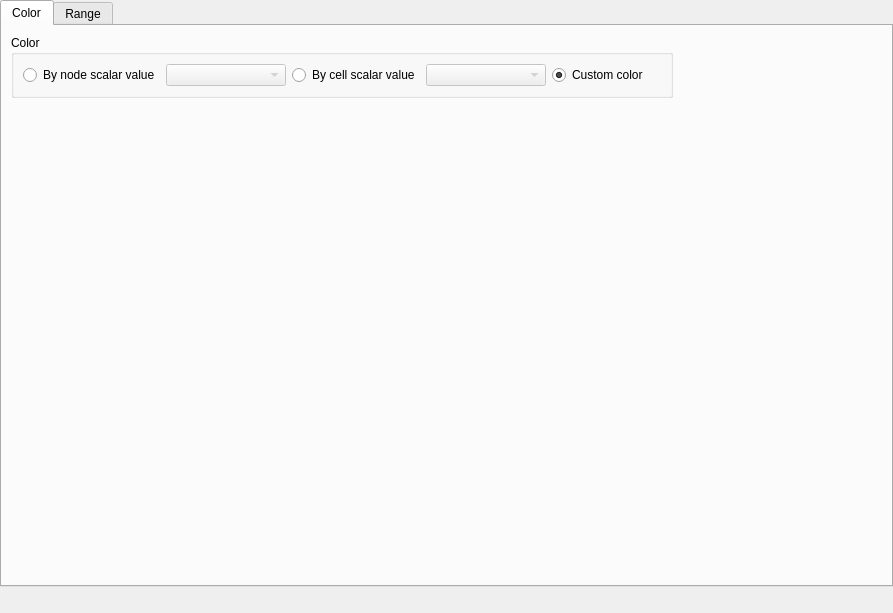
<?xml version="1.0" encoding="UTF-8"?>
<ui version="4.0">
 <class>GridBirdEyeWindowCellScalarGroupDataItem_SettingEditWidget</class>
 <widget class="QWidget" name="GridBirdEyeWindowCellScalarGroupDataItem_SettingEditWidget">
  <property name="geometry">
   <rect>
    <x>0</x>
    <y>0</y>
    <width>893</width>
    <height>613</height>
   </rect>
  </property>
  <property name="windowTitle">
   <string>Form</string>
  </property>
  <layout class="QVBoxLayout" name="verticalLayout_3">
   <property name="leftMargin">
    <number>0</number>
   </property>
   <property name="topMargin">
    <number>0</number>
   </property>
   <property name="rightMargin">
    <number>0</number>
   </property>
   <property name="bottomMargin">
    <number>0</number>
   </property>
   <item>
    <widget class="QTabWidget" name="tabWidget">
     <property name="currentIndex">
      <number>0</number>
     </property>
     <widget class="QWidget" name="colorTab">
      <attribute name="title">
       <string>Color</string>
      </attribute>
      <layout class="QVBoxLayout" name="verticalLayout" stretch="0,1">
       <item>
        <layout class="QHBoxLayout" name="horizontalLayout_4">
         <item>
          <widget class="QGroupBox" name="colorGroupBox">
           <property name="title">
            <string>Color</string>
           </property>
           <layout class="QHBoxLayout" name="horizontalLayout_3">
            <item>
             <widget class="QRadioButton" name="nodeScalarRadioButton">
              <property name="text">
               <string>By node scalar value</string>
              </property>
             </widget>
            </item>
            <item>
             <widget class="QComboBox" name="nodeScalarComboBox">
              <property name="enabled">
               <bool>false</bool>
              </property>
              <property name="minimumSize">
               <size>
                <width>120</width>
                <height>20</height>
               </size>
              </property>
             </widget>
            </item>
            <item>
             <widget class="QRadioButton" name="cellScalarRadioButton">
              <property name="text">
               <string>By cell scalar value</string>
              </property>
             </widget>
            </item>
            <item>
             <widget class="QComboBox" name="cellScalarComboBox">
              <property name="enabled">
               <bool>false</bool>
              </property>
              <property name="minimumSize">
               <size>
                <width>120</width>
                <height>20</height>
               </size>
              </property>
             </widget>
            </item>
            <item>
             <widget class="QRadioButton" name="specificRadioButton">
              <property name="text">
               <string>Custom color</string>
              </property>
              <property name="checked">
               <bool>true</bool>
              </property>
             </widget>
            </item>
            <item>
             <widget class="ColorEditWidget" name="colorEditWidget"/>
            </item>
           </layout>
          </widget>
         </item>
         <item>
          <spacer name="horizontalSpacer_5">
           <property name="orientation">
            <enum>Qt::Horizontal</enum>
           </property>
           <property name="sizeHint" stdset="0">
            <size>
             <width>40</width>
             <height>20</height>
            </size>
           </property>
          </spacer>
         </item>
        </layout>
       </item>
       <item>
        <widget class="QWidgetContainer" name="colorMapWidget" native="true">
         <property name="enabled">
          <bool>false</bool>
         </property>
        </widget>
       </item>
      </layout>
     </widget>
     <widget class="QWidget" name="rangeTab">
      <attribute name="title">
       <string>Range</string>
      </attribute>
      <layout class="QVBoxLayout" name="verticalLayout_2">
       <item>
        <layout class="QHBoxLayout" name="horizontalLayout">
         <item>
          <widget class="Region2dSettingEditWidget" name="rangeWidget" native="true"/>
         </item>
         <item>
          <spacer name="horizontalSpacer">
           <property name="orientation">
            <enum>Qt::Horizontal</enum>
           </property>
           <property name="sizeHint" stdset="0">
            <size>
             <width>40</width>
             <height>20</height>
            </size>
           </property>
          </spacer>
         </item>
        </layout>
       </item>
       <item>
        <spacer name="verticalSpacer">
         <property name="orientation">
          <enum>Qt::Vertical</enum>
         </property>
         <property name="sizeHint" stdset="0">
          <size>
           <width>20</width>
           <height>467</height>
          </size>
         </property>
        </spacer>
       </item>
      </layout>
     </widget>
    </widget>
   </item>
   <item>
    <layout class="QHBoxLayout" name="horizontalLayout_2" stretch="0,1">
     <item>
      <widget class="TransparencyWidget" name="opacityWidget" native="true"/>
     </item>
     <item>
      <spacer name="horizontalSpacer_2">
       <property name="orientation">
        <enum>Qt::Horizontal</enum>
       </property>
       <property name="sizeHint" stdset="0">
        <size>
         <width>40</width>
         <height>20</height>
        </size>
       </property>
      </spacer>
     </item>
    </layout>
   </item>
  </layout>
 </widget>
 <customwidgets>
  <customwidget>
   <class>QWidgetContainer</class>
   <extends>QWidget</extends>
   <header>misc/qwidgetcontainer.h</header>
   <container>1</container>
  </customwidget>
  <customwidget>
   <class>ColorEditWidget</class>
   <extends>QLabel</extends>
   <header>guibase/widget/coloreditwidget.h</header>
   <container>1</container>
  </customwidget>
  <customwidget>
   <class>TransparencyWidget</class>
   <extends>QWidget</extends>
   <header>guibase/widget/transparencywidget.h</header>
   <container>1</container>
  </customwidget>
  <customwidget>
   <class>Region2dSettingEditWidget</class>
   <extends>QWidget</extends>
   <header>guicore/region/region2dsettingeditwidget.h</header>
   <container>1</container>
  </customwidget>
 </customwidgets>
 <resources/>
 <connections>
  <connection>
   <sender>specificRadioButton</sender>
   <signal>toggled(bool)</signal>
   <receiver>colorEditWidget</receiver>
   <slot>setEnabled(bool)</slot>
   <hints>
    <hint type="sourcelabel">
     <x>82</x>
     <y>34</y>
    </hint>
    <hint type="destinationlabel">
     <x>150</x>
     <y>40</y>
    </hint>
   </hints>
  </connection>
  <connection>
   <sender>nodeScalarRadioButton</sender>
   <signal>toggled(bool)</signal>
   <receiver>nodeScalarComboBox</receiver>
   <slot>setEnabled(bool)</slot>
   <hints>
    <hint type="sourcelabel">
     <x>128</x>
     <y>64</y>
    </hint>
    <hint type="destinationlabel">
     <x>170</x>
     <y>67</y>
    </hint>
   </hints>
  </connection>
  <connection>
   <sender>cellScalarRadioButton</sender>
   <signal>toggled(bool)</signal>
   <receiver>cellScalarComboBox</receiver>
   <slot>setEnabled(bool)</slot>
   <hints>
    <hint type="sourcelabel">
     <x>94</x>
     <y>86</y>
    </hint>
    <hint type="destinationlabel">
     <x>164</x>
     <y>92</y>
    </hint>
   </hints>
  </connection>
  <connection>
   <sender>specificRadioButton</sender>
   <signal>toggled(bool)</signal>
   <receiver>colorMapWidget</receiver>
   <slot>setDisabled(bool)</slot>
   <hints>
    <hint type="sourcelabel">
     <x>30</x>
     <y>36</y>
    </hint>
    <hint type="destinationlabel">
     <x>46</x>
     <y>135</y>
    </hint>
   </hints>
  </connection>
 </connections>
</ui>
